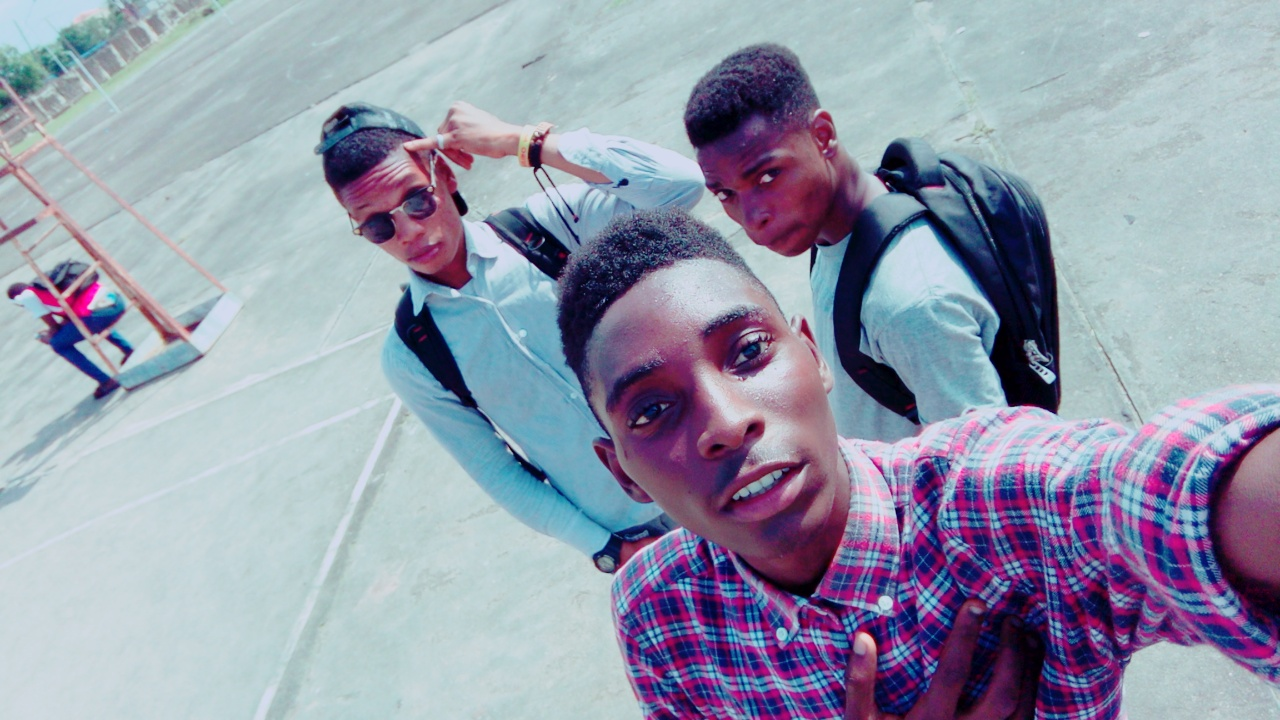
#> input picture Cartoonizer/img.jpg, 1280 x 720 px
$ jupyter execute Cartoonizer.ipynb
#> lines starting #> are read from the running program, lines starting #| are printed output that depends on the picture; after the words box and inside, x2 and y2 are one past the last pixel; in counts of white or black regions, pixels touching at a corner belong together
# Cartoonizer

Converting an image into a cartoon

[cell 1]
# Import all important libraries
import cv2
import numpy as  np
import matplotlib.pyplot as plt

# REad in the image
img = cv2.imread('img.jpg')
#> img is the input picture: shape (720, 1280, 3); mean B, G, R 172.1, 153.9, 148.3

plt.figure(figsize=(10,10))
# Visualize the image
plt.imshow(img)

[cell 2]
#
img = cv2.cvtColor(img, cv2.COLOR_BGR2RGB)
plt.figure(figsize=(10,10))
#
plt.imshow(img)

[cell 3]
#
img_gray = cv2.cvtColor(img, cv2.COLOR_RGB2GRAY)
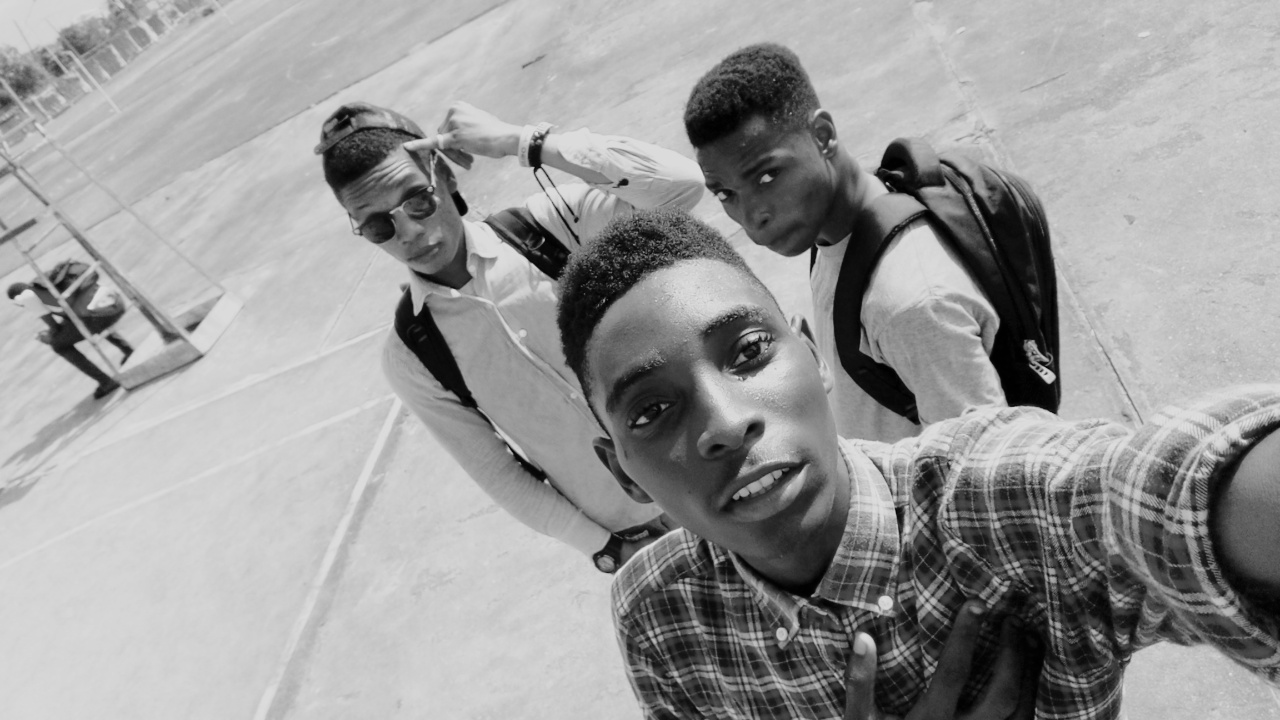
#> img_gray: shape (720, 1280); min 0, max 224, mean 154.3
plt.figure(figsize=(10,10))
#
plt.imshow(img_gray, cmap='gray')

[cell 4]
img_gray.shape
#> Out = (720, 1280)

[cell 5]
# Applying median filter to the gray scale images
img_gray = cv2.medianBlur(img_gray, 7)

# Detect edges and threshold it
edges = cv2.adaptiveThreshold(img_gray, 255, cv2.ADAPTIVE_THRESH_MEAN_C, cv2.THRESH_BINARY, 9, 9)
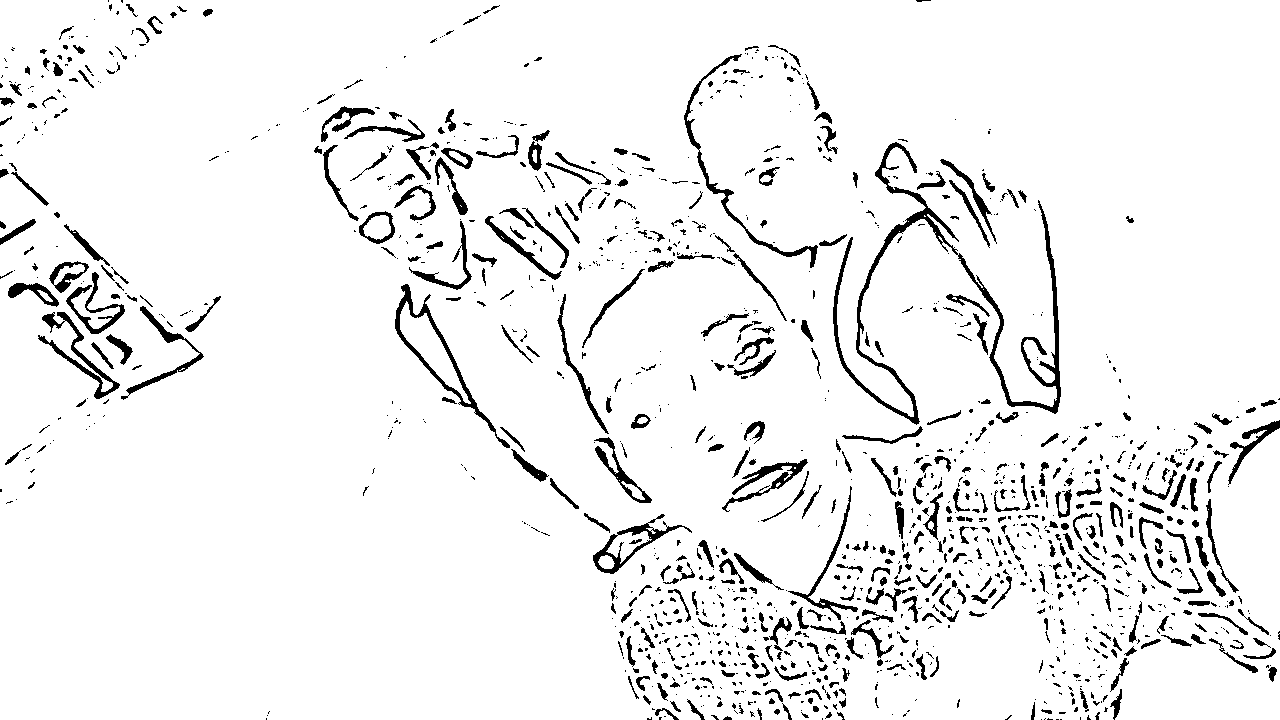
#> edges: shape (720, 1280); 94% white; 1344 black regions (870 under 20 px), largest, box (x1, y1, x2, y2) and area: (833, 142, 1061, 425) 5337, (395, 284, 510, 448) 1515, (684, 54, 818, 268) 1319

[cell 6]
# Color
color = cv2.bilateralFilter(img, 9, 300, 300)
plt.figure(figsize=(10,10))
plt.imshow(color)

[cell 7]
#
cartoon = cv2.bitwise_and(color, color, mask=edges)
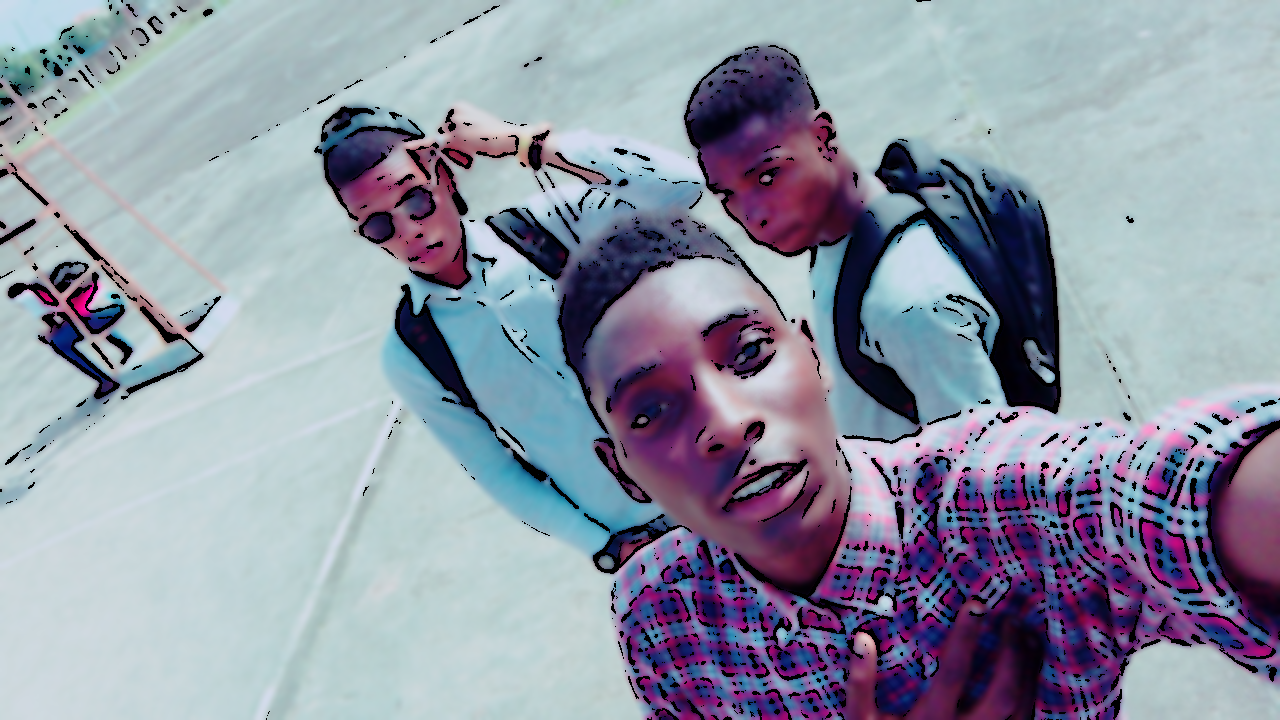
#> cartoon: shape (720, 1280, 3); mean R, G, B 143, 149.9, 165.4
plt.figure(figsize=(10,10))
plt.imshow(cartoon)
